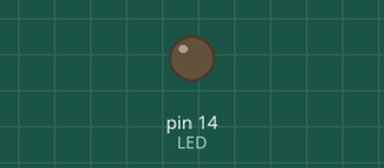
A sketch run on a simulated Arduino Uno, built with avr-gcc and run on an emulated ATmega328P. On the bench: output pins drawn as LEDs (lit = HIGH).

Above: at 0.3 s.
At 4.2 s:
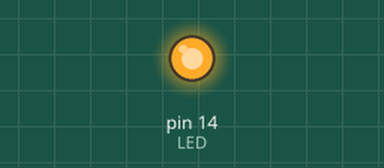
Timing chart, 0 to 10.7 s (numbered marks = the images above):
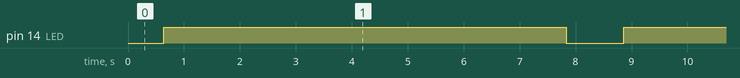

The sketch:

huxiLED.ino
```cpp
int LED = 14;//D5
void setup() {
  pinMode(LED, OUTPUT);
  }

void loop() {
  for(int i=0;i<=1023;i=i+1)
  {
  analogWrite(LED, i);
  delay(5);
  }
  int i=1023;
  for(;i>=0;)
  {
  i--;
  analogWrite(LED,i);
  delay(3);
  }
}
```

Measured:
- by itself, pin 14 (LED): alternates HIGH for 7.2 s and LOW for 1.0 s
